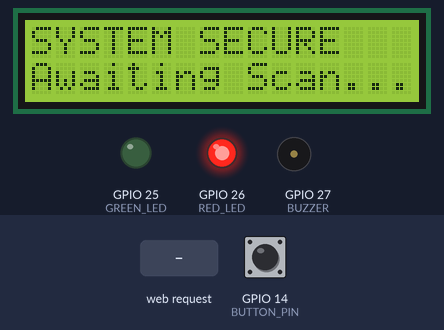
The program below on a simulated ESP32. Shown: 16×2 character LCD, output pins drawn as LEDs (lit = HIGH), buzzer (waves = sounding, pin HIGH). Inputs (shaded band) come from the test bench; at power-on: GPIO 14 (BUTTON_PIN) HIGH. WiFi joins after 1.5 s; servers stay silent unless stated; what the program prints to the serial monitor is not drawn.

Above: at 6.8 s.
6.9 s: HTTP request GET /denied received
At 7.2 s:
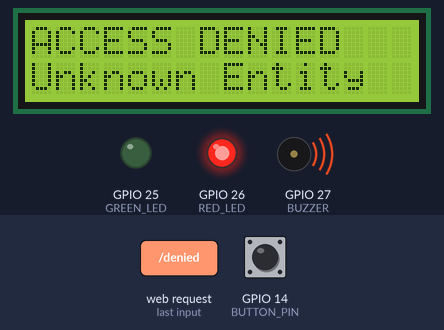
9.9 s: HTTP request GET /granted received
At 11.2 s:
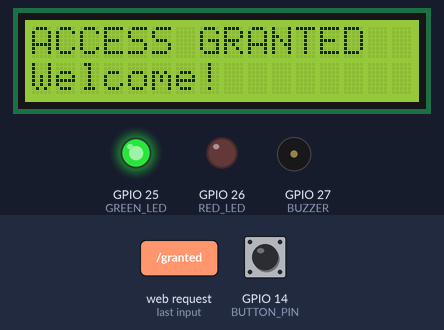
11.5 s: HTTP request GET /granted?name=1 received
At 12.5 s:
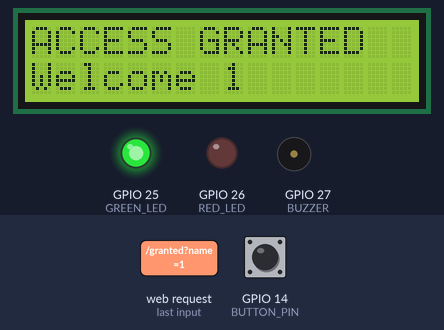
13.1 s: HTTP request GET /lock received
At 14.3 s:
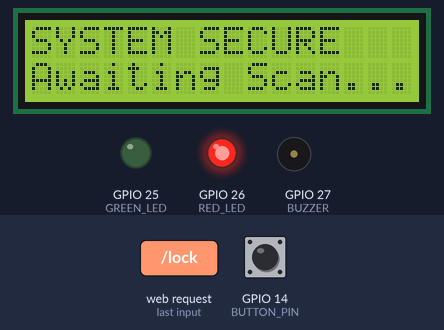
14.6 s: HTTP request GET /denied?name=1 received
At 16.3 s:
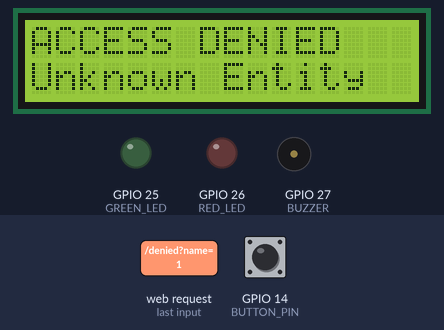
Timing chart, 0 to 18.1 s (numbered marks = the images above; inputs shaded):
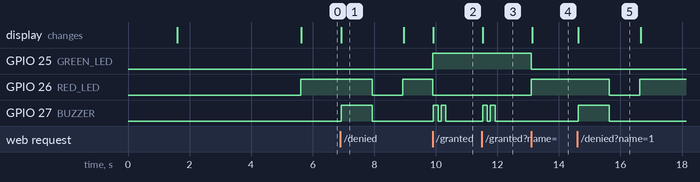

The program:

main.cpp
```cpp
#include <WiFi.h>
#include <WebServer.h>
#include <Wire.h>
#include <LiquidCrystal_I2C.h>

// ==========================================
// CONFIGURATION
// ==========================================
const char* ssid = "Android";         // <-- Change this
const char* password = "joseph1234";  // <-- Change this

// Pin Definitions
const int BUTTON_PIN = 14; // The Doorbell
const int GREEN_LED = 25;
const int RED_LED = 26;
const int BUZZER = 27;

// Initialize the LCD
LiquidCrystal_I2C lcd(0x27, 16, 2);

// Create the web server on port 80
WebServer server(80);

// Memory variable to catch quick doorbell taps
bool doorbellRung = false;

// ==========================================
// HARDWARE CONTROL FUNCTIONS
// ==========================================

void lockSystem() {
  digitalWrite(GREEN_LED, LOW);
  digitalWrite(RED_LED, HIGH);
  digitalWrite(BUZZER, LOW);

  lcd.clear();
  lcd.setCursor(0, 0);
  lcd.print("SYSTEM SECURE");
  lcd.setCursor(0, 1);
  lcd.print("Awaiting Scan...");

  Serial.println("System Locked.");
}

void grantAccess(String personName) {
  digitalWrite(RED_LED, LOW);
  digitalWrite(GREEN_LED, HIGH);

  lcd.clear();
  lcd.setCursor(0, 0);
  lcd.print("ACCESS GRANTED");
  lcd.setCursor(0, 1);
  lcd.print(personName); // <-- Prints the dynamic name!

  // Audio Cue: Two short beeps
  digitalWrite(BUZZER, HIGH); delay(150);
  digitalWrite(BUZZER, LOW); delay(100);
  digitalWrite(BUZZER, HIGH); delay(150);
  digitalWrite(BUZZER, LOW);

  Serial.println("Access Granted to: " + personName);
  server.send(200, "text/plain", "Granted Sequence Complete");
}

void denyAccess() {
  digitalWrite(GREEN_LED, LOW);

  lcd.clear();
  lcd.setCursor(0, 0);
  lcd.print("ACCESS DENIED");
  lcd.setCursor(0, 1);
  lcd.print("Unknown Entity");

  // Audio Cue: One long angry beep and flash red
  digitalWrite(RED_LED, HIGH);
  digitalWrite(BUZZER, HIGH);
  delay(1000);
  digitalWrite(BUZZER, LOW);
  digitalWrite(RED_LED, LOW);

  // Return to locked state
  delay(1000);
  lockSystem();

  Serial.println("Access Denied Triggered.");
  server.send(200, "text/plain", "Denied Sequence Complete");
}

// ==========================================
// SETUP & LOOP
// ==========================================

void setup() {
  Serial.begin(115200);

  // Configure Pins
  pinMode(BUTTON_PIN, INPUT_PULLUP);
  pinMode(GREEN_LED, OUTPUT);
  pinMode(RED_LED, OUTPUT);
  pinMode(BUZZER, OUTPUT);

  // Initialize LCD
  lcd.init();
  lcd.backlight();
  lcd.setCursor(0, 0);
  lcd.print("BOOTING UP...");

  // Connect to Wi-Fi
  WiFi.begin(ssid, password);
  Serial.print("Connecting to WiFi");
  while (WiFi.status() != WL_CONNECTED) {
    delay(500);
    Serial.print(".");
  }

  Serial.println("\nWiFi connected!");
  Serial.print("Door Controller IP Address: ");
  Serial.println(WiFi.localIP());

  lcd.clear();
  lcd.setCursor(0, 0);
  lcd.print("IP Address:");
  lcd.setCursor(0, 1);
  lcd.print(WiFi.localIP().toString());
  delay(4000); // Show IP on screen for 4 seconds

  // Define Web Routes
  server.on("/granted", []() {
    String recognizedName = "Welcome!"; // Default fallback
    if (server.hasArg("name")) {
      recognizedName = "Welcome " + server.arg("name"); // Grab the name from Python
    }
    grantAccess(recognizedName);
  });
  server.on("/denied", denyAccess);
  server.on("/lock", []() {
    lockSystem();
    server.send(200, "text/plain", "Locked Sequence Complete");
  });

  // The Doorbell Route (Reads from memory)
  server.on("/button", HTTP_GET, []() {
    if (doorbellRung == true) {
      server.send(200, "text/plain", "pressed");
      doorbellRung = false; // Reset the memory immediately after Python reads it!
    } else {
      server.send(200, "text/plain", "idle");
    }
  });

  server.begin();
  lockSystem(); // Start in locked state
}

void loop() {
  server.handleClient(); // Listen for Wi-Fi commands

  // Catch the Doorbell Tap and save it to memory
  if (digitalRead(BUTTON_PIN) == LOW) {
    doorbellRung = true;
  }
}
```

Measured:
- after the input at 6.9 s, GPIO 26 (RED_LED): HIGH → LOW after 1.0 s, → HIGH 1.0 s later; GPIO 27 (BUZZER): LOW → HIGH at once, → LOW 1.0 s later; the display: changes at once (image 1)
- after the input at 9.9 s, GPIO 25 (GREEN_LED): LOW → HIGH at once; GPIO 26 (RED_LED): HIGH → LOW at once; GPIO 27 (BUZZER): alternates HIGH for 0.15 s and LOW for 0.10 s, 4 changes in all, then stays LOW, starting at once; the display: changes at once (image 2)
- after the input at 11.5 s, GPIO 27 (BUZZER): alternates HIGH for 0.15 s and LOW for 0.10 s, 4 changes in all, then stays LOW, starting at once; the display: changes at once (image 3)
- after the input at 13.1 s, GPIO 25 (GREEN_LED): HIGH → LOW at once; GPIO 26 (RED_LED): LOW → HIGH at once; the display: changes at once (image 4)
- after the input at 14.6 s, GPIO 26 (RED_LED): HIGH → LOW after 1.0 s, → HIGH 1.0 s later; GPIO 27 (BUZZER): LOW → HIGH at once, → LOW 1.0 s later; the display: changes at once (image 5)
- what the display in image 1 shows lasts 2.1 s, from 6.9 s to 9.0 s
